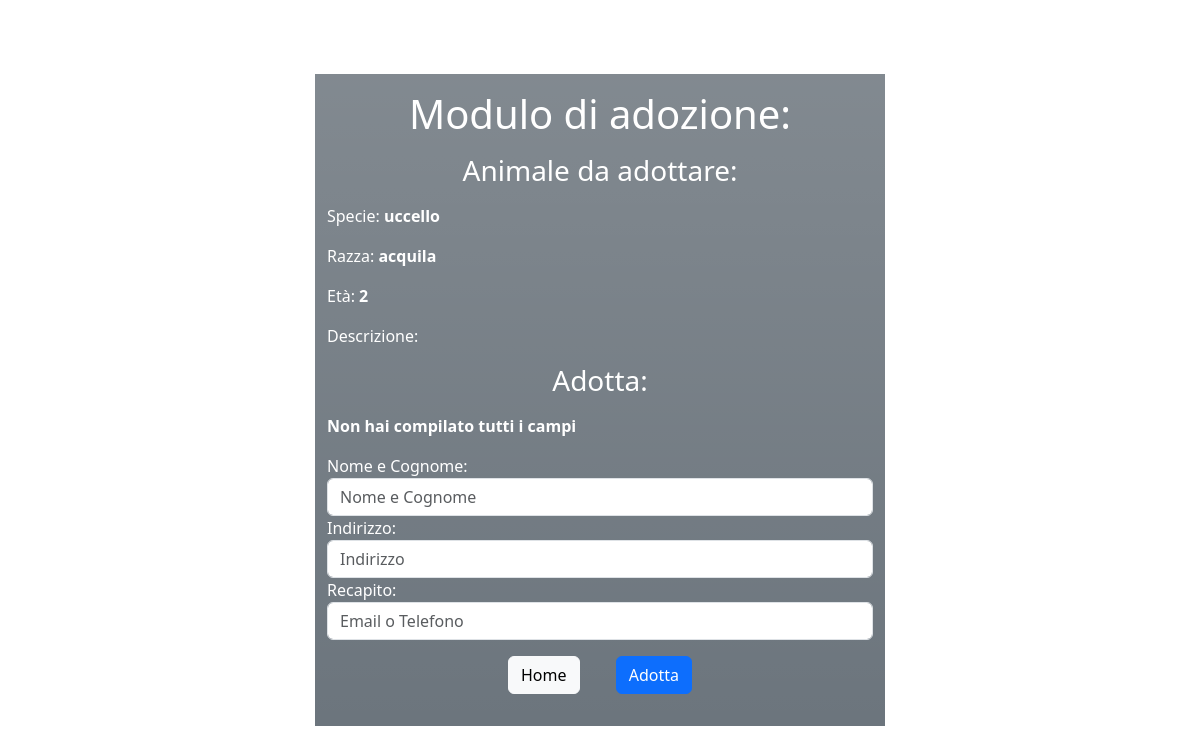
Page /invio_modulo_adozione/3 (signed in) on the earlier database version.
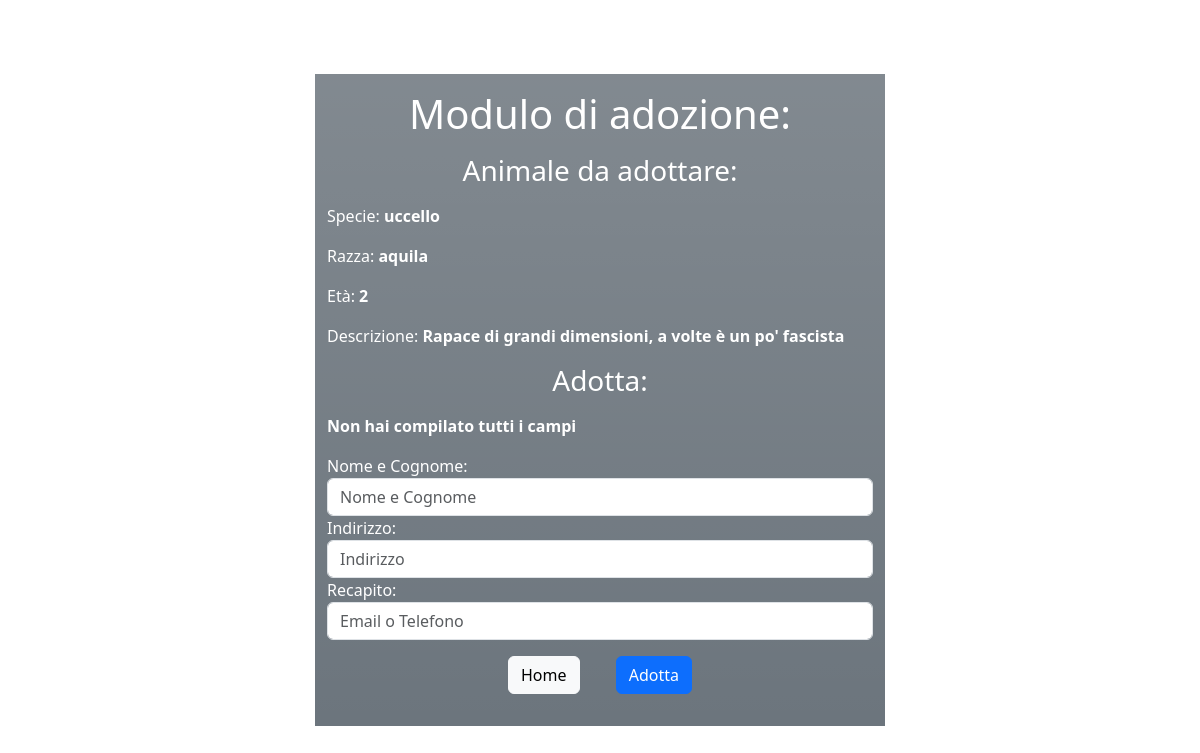
Same page on the later database version.
### rifugioAnimali/models.py (models this page shows, shortened)
class Animale(models.Model):
    specie = models.CharField(max_length = 32,blank=False,null=False,validators=[validate_nonempty_string])
    razza = models.CharField(max_length = 32,blank=False,null=False,validators=[validate_nonempty_string])
    eta = models.IntegerField(default = 0,blank=False,null=False,validators=[MinValueValidator(0)])
    descrizione = models.CharField(max_length = 128,blank=True)
    stato = models.CharField(max_length=32,choices=[(choice.name,choice.value) for choice in StatoAdozione],default=StatoAdozione.NON_ADOTTATO.value,blank=False,null=False,validators=[validate_nonempty_string])

### rifugioAnimali/views.py (the view)
# urls.py: path("invio_modulo_adozione/<int:animali_id>",views.invio_modulo_adozione,name="invio_modulo_adozione"),
@login_required(login_url='login')
def invio_modulo_adozione(request,animali_id):
    animale_da_adottare = get_object_or_404(Animale, id=animali_id)
    try:
        if request.POST["nomeCognome"] == "" or request.POST["indirizzo"] == "" or request.POST["recapito"] == "":
            raise KeyError
        if(animale_da_adottare.stato == "ADOTTATO" or animale_da_adottare.stato == "IN_ATTESA"):
            return redirect('home')
        nuovo_modulo = ModuloAdozione(nomeCognome = request.POST["nomeCognome"],indirizzo = request.POST["indirizzo"],recapito = request.POST["recapito"],animale = animale_da_adottare) #todo:cambiare con id utente loggato
        nuovo_modulo.save()
        animale_da_adottare.stato = "IN_ATTESA"
        animale_da_adottare.save()
    except (KeyError, ModuloAdozione.DoesNotExist):
        return render(request, "rifugioAnimali/modulo_adozione.html", {
            "animale_da_adottare" : animale_da_adottare,
            "error_message" : "Non hai compilato tutti i campi",
        })
    return redirect('home')

### rifugioAnimali/templates/rifugioAnimali/modulo_adozione.html (shortened to what this page needs)
<head>
    {% load static %}
    {% load bootstrap5 %}
    {% bootstrap_css %}
</head>
<body>
  {% if animale_da_adottare%}
  <div>
    <div class="container h-100">
      <div class="form-centrato row h-100 justify-content-center align-items-center">
        <div class="col-md-6 bg-secondary bg-gradient text-white" id="form-accesso">
          <h1 class="text-center m-3">Modulo di adozione:</h1>
          <h3 class="text-center m-3">Animale da adottare:</h3>
                  <p>Specie: <b>{{ animale_da_adottare.specie }}</b></p>
                  <p>Razza: <b>{{ animale_da_adottare.razza }}</b></p>
                  <p>Età: <b>{{ animale_da_adottare.eta }}</b></p>
                  <p>Descrizione: <b>{{ animale_da_adottare.descrizione }}</b></p>
          <h3 class="text-center m-3">Adotta:</h3>
          <form action="{% url 'invio_modulo_adozione' animale_da_adottare.id %}" method="post">
              <fieldset>
              {% if error_message %} <p><strong>{{error_message}}</strong></p> {% endif %}
            <div class="form-group">
              <label for="adotta_nome">Nome e Cognome:</label>
              <input type="text" class="form-control" id="adotta_nome" name="nomeCognome" placeholder="Nome e Cognome">
            </div>
            <div class="form-group">
              <label for="adotta_indirizzo">Indirizzo:</label>
              <input type="text" class="form-control" id="adotta_indirizzo" name="indirizzo" placeholder="Indirizzo">
            </div>
            <div class="form-group">
              <label for="adotta_recapito">Recapito:</label>
              <input type="text" class="form-control" id="adotta_recapito" name = "recapito"placeholder="Email o Telefono">
            </div>
            <div class="form-group text-center">
              <a href="#" role="button" class="btn btn-light m-3" onclick="location.href = '/home'">Home</a>
              <button type="submit" name="adotta" id="adotta" class="btn btn-primary m-3">Adotta</button>
            </div>
          </form>
        </div>
      </div>
    </div>
  </div>
    {% else %}
    <h3>nessun animale da adottare</h3>
    {% endif %}
</body>

Differences in the rows shown:
changed Animale "uccello": razza "acquila" → "aquila"; descrizione (not shown) → "Rapace di grandi dimensioni, a volte è un po' fascista"
